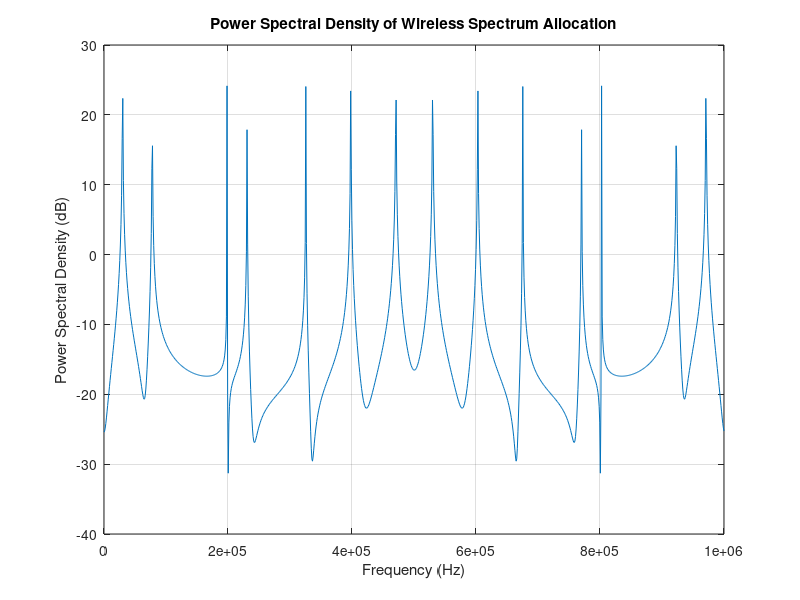

Write the MATLAB code that produced this figure.

%% Wireless Spectrum Allocation with Dynamic Assignment, Power Control, and Cognitive Radio
clc; clear; close all;

%% Parameters
fs = 1e6; % Sampling frequency (1 MHz)
num_users = 5; % Number of primary users
num_secondary_users = 2; % Number of cognitive radio users
bw = 200e3; % Bandwidth per user (200 kHz)
nfft = 1024; % FFT size for PSD calculation

% Frequency allocation (dynamic)
primary_frequencies = sort(rand(1, num_users) * (fs - bw));
secondary_frequencies = zeros(1, num_secondary_users);

% Power control (initial power levels)
power_levels = ones(1, num_users) * 1; % Default power = 1

%% Generate signals for primary users
signals = zeros(num_users, nfft);
time = (0:nfft-1) / fs;

for i = 1:num_users
    f = primary_frequencies(i);
    signals(i, :) = power_levels(i) * cos(2 * pi * f * time);
end

%% Cognitive Radio: Spectrum Sensing and Allocation
sensed_spectrum = sum(signals, 1); % Combined spectrum of all primary users
threshold = 0.1; % Threshold for detecting an occupied spectrum

for i = 1:num_secondary_users
    available_bands = find(sensed_spectrum < threshold); % Find free spectrum slots
    if ~isempty(available_bands)
        secondary_frequencies(i) = fs * rand(); % Assign a free frequency dynamically
    end
end

%% Generate signals for cognitive radio users
secondary_signals = zeros(num_secondary_users, nfft);
for i = 1:num_secondary_users
    f = secondary_frequencies(i);
    if f > 0 % If an available band was found
        secondary_signals(i, :) = 0.5 * cos(2 * pi * f * time); % Lower power than primary users
    end
end

%% Combine and Plot Power Spectral Density (PSD)
combined_signal = sum(signals, 1) + sum(secondary_signals, 1);
psd_signal = abs(fft(combined_signal, nfft)).^2 / nfft;
freq_axis = linspace(0, fs, nfft);

figure;
plot(freq_axis, 10*log10(psd_signal));
grid on;
xlabel('Frequency (Hz)');
ylabel('Power Spectral Density (dB)');
title('Power Spectral Density of Wireless Spectrum Allocation');

%% Adaptive Power Control: Reduce Power in High Interference Zones
for i = 1:num_users
    if mean(psd_signal) > threshold
        power_levels(i) = power_levels(i) * 0.8; % Reduce power if interference is high
    end
end


